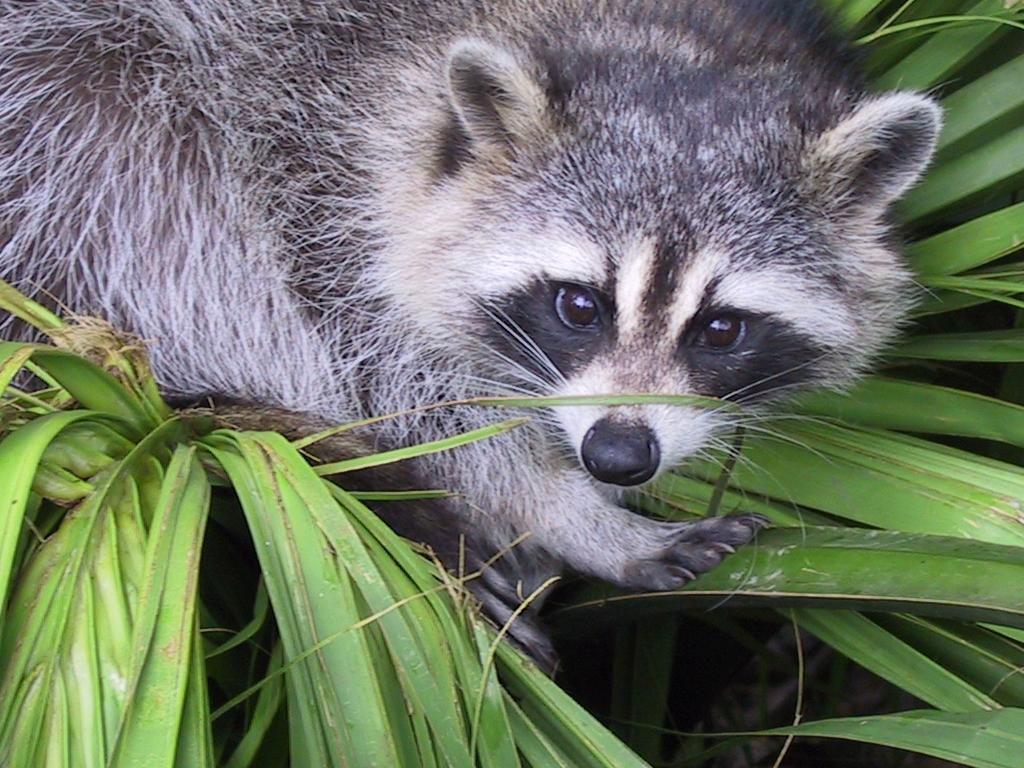
#> input picture Module02/ex04/animal.jpeg, 1024 x 768 px
$ python rotate.py
#> lines starting #> are read from the running program, lines starting #| are printed output that depends on the picture
### Module02/ex04/load_image.py
from PIL import Image
from numpy import asarray
from numpy import ndarray


def ft_load(path: str) -> ndarray:
    """This function loads an image into a numpy array.
    Args:
        path (str): The path to the image."""
#> called with path = 'animal.jpeg'
    img = Image.open(path)
#> img is the input picture: PIL image 1024x768 RGB; mean R, G, B 110.7, 117.7, 102.1
    img_arr = asarray(img)
    print(f"The shape of image is: {img_arr.shape}")
#| The shape of image is: (768, 1024, 3)
    return img_arr

### Module02/ex04/rotate.py
from load_image import ft_load
from numpy import zeros
import matplotlib.pyplot as plt


def main():
    image = ft_load("animal.jpeg")
    print(image)
#> (printed output is left out)

    # slice the image
    half_w = image.shape[0] // 2
#> half_w = 384
    half_h = image.shape[1] // 2
#> half_h = 512
    w_offset = half_w // 2
#> w_offset = 192
    h_offset = half_h // 2
#> h_offset = 256
    shortest_side = min(half_w, half_h)
#> shortest_side = 384
    sliced_image = image[w_offset: w_offset + shortest_side,
                         h_offset: h_offset + shortest_side]
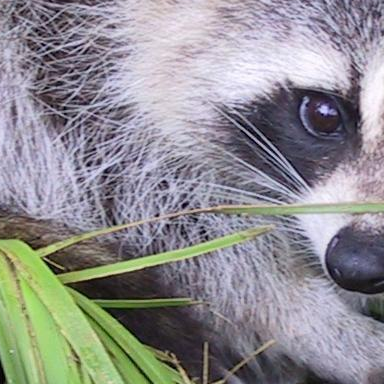
#> sliced_image: shape (384, 384, 3); mean R, G, B 143, 141.8, 144.8

    # apply grayscale filter
    grayscale_image = sliced_image.copy()
    for i in range(sliced_image.shape[0]):
        for j in range(sliced_image.shape[1]):
            grayscale_image[i][j] = sum(sliced_image[i][j]) / 3
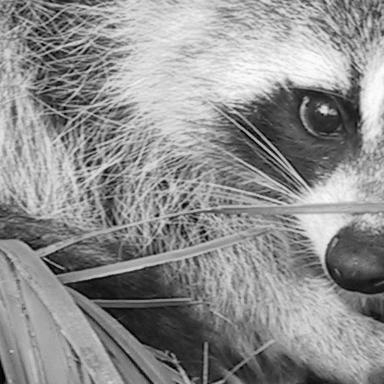
#> grayscale_image: shape (384, 384, 3); min 0, max 254, mean 142.9

    # rotate image
    rotated_image = zeros(grayscale_image.shape, dtype=int)
    for i in range(grayscale_image.shape[0]):
        for j in range(grayscale_image.shape[1]):
            rotated_image[i][j] = grayscale_image[j][i]
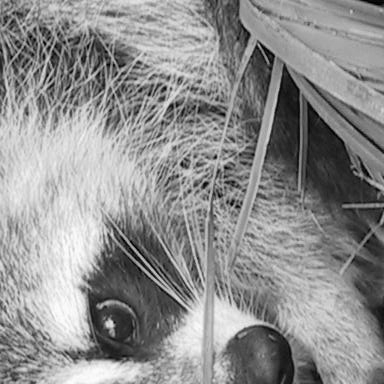
#> rotated_image: shape (384, 384, 3) int64; min 0, max 254, mean 142.9

    # display the image
    print(f"New shape after Transpose: {rotated_image.shape}")
#| New shape after Transpose: (384, 384, 3)
    print(rotated_image)
#> (printed output is left out)
    plt.imshow(rotated_image)
    plt.show()


if __name__ == "__main__":
    main()
